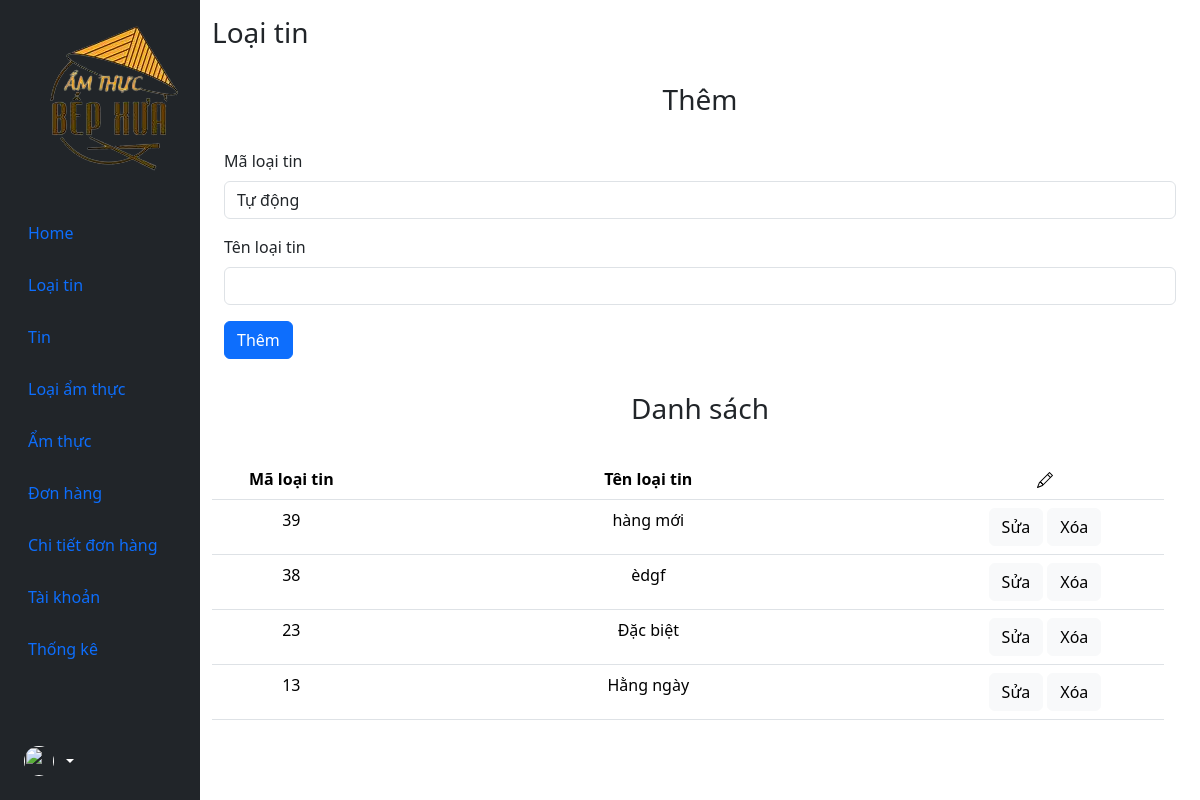
The page /admin/index.php?act=loaitin on the database its author committed.
### tables this page shows
CREATE TABLE `loai_tin` (
  `ma_loaitin` int NOT NULL AUTO_INCREMENT,
  `ten_loaitin` varchar(255) NOT NULL,
  PRIMARY KEY (`ma_loaitin`)
);

### model/pdo.php (called while the page is built, shortened)
<?php
function pdo_get_connection()
{
    $dburl = "mysql:host=localhost;dbname=duan_1;charset=utf8";
    $username = 'trungglevan';
    $password = '220204Trungg@';
    $conn = new PDO($dburl, $username, $password);
    $conn->setAttribute(PDO::ATTR_ERRMODE, PDO::ERRMODE_EXCEPTION);
    return $conn;
}
function pdo_query($sql)
{
    $sql_args = array_slice(func_get_args(), 1);
    try {
        $conn = pdo_get_connection();
        $stmt = $conn->prepare($sql);
        $stmt->execute($sql_args);
        $rows = $stmt->fetchAll();
        return $rows;
    } catch (PDOException $e) {
        throw $e;
    } finally {
        unset($conn);
    }
}

### model/loai_tin.php (called while the page is built, shortened)
<?php
function loadall_loai_tin()
{
    $sql = "select * from loai_tin order by ma_loaitin desc";
    $list_loai = pdo_query($sql);
    return $list_loai;
}
?>

### admin/loai_tin/loai_tin.php (the view, shortened to what this page needs)
<div class="col py-3">
    <h3>Loại tin</h3>
    <p class="lead">
    <div class="container">
        <h3 class="alert alert-white text-center">Thêm</h3>
        <form method="post" enctype="multipart/form-data">
            <div class="mb-3">
                <label for="" class="form-label">Mã loại tin</label>
                <input class="form-control" name="ma_loaitin" value="Tự động" readonly>
            </div>
            <div class="mb-3">
                <label for="" class="form-label">Tên loại tin</label>
                <input type="text" name="ten_loaitin" class="form-control" required>
            </div>
            <button type="submit" name="them" class="btn btn-primary">Thêm</button>
        </form>
    </div>
    </p>
    <ul class="list-unstyled">
        <li>
            <div class="container">
                <h3 class="alert alert-white text-center">Danh sách</h3>
                <table class="table">
                    <thead class="row">
                        <tr class="row">
                            <th scope="col" class="col-sm-2 text-center">Mã loại tin</th>
                            <th scope="col" class="col-sm-7 text-center">Tên loại tin</th>
                            <th scope="col" class="col-sm-3 text-center"></th>
                        </tr>
                    </thead>
                    <tbody class="row">
                        <?php foreach ($listloaitin as $key => $loaitin) {
                            $sualt = "index.php?act=edit_loaitin&ma_loaitin=" . $loaitin['ma_loaitin'];
                            ?>
                            <tr class="row">
                                <td class="col-sm-2 text-center">
                                    <?php echo $loaitin['ma_loaitin'] ?>
                                </td>
                                <td class="col-sm-7 text-center">
                                    <?php echo $loaitin['ten_loaitin'] ?>
                                </td>
                                <td class="col-sm-3 text-center">
                                    <a href="<?= $sualt ?>"><button class="btn btn-light">Sửa</button></a>
                                    <button class="btn btn-light"
                                        onclick="getConfirm(<?php echo $loaitin['ma_loaitin'] ?>)">
                                        Xóa
                                    </button>
                                </td>
                            </tr>
                        <?php } ?>
                    </tbody>
                </table>
            </div>
        </li>
    </ul>
</div>
</div>
</div>

### rows shown on the page
loai_tin: ma_loaitin "39", ten_loaitin "hàng mới"
loai_tin: ma_loaitin "38", ten_loaitin "èdgf"
loai_tin: ma_loaitin "23", ten_loaitin "Đặc biệt"
loai_tin: ma_loaitin "13", ten_loaitin "Hằng ngày"
